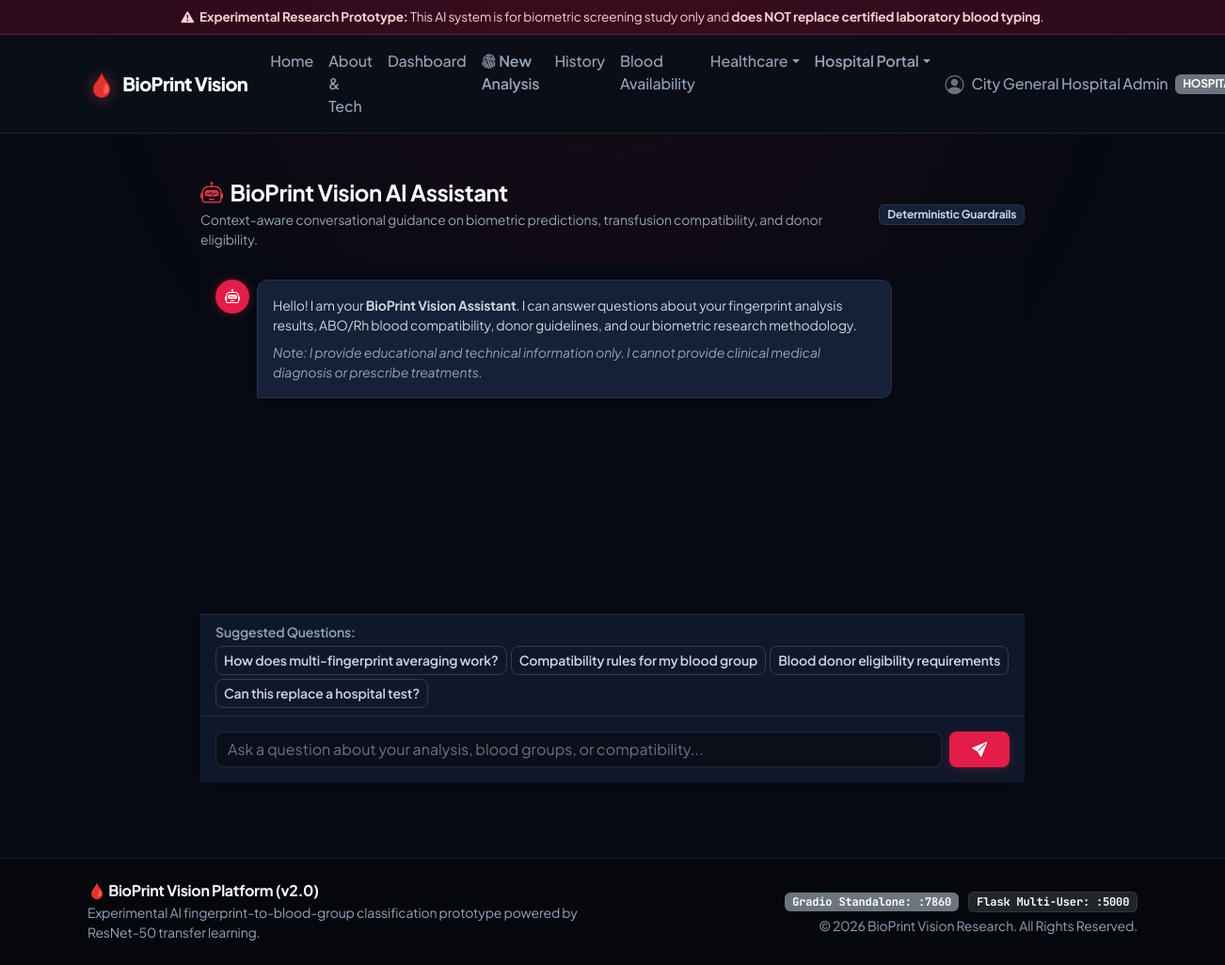
The page /assistant?analysis_id=14 (signed in) on the database as committed earlier.
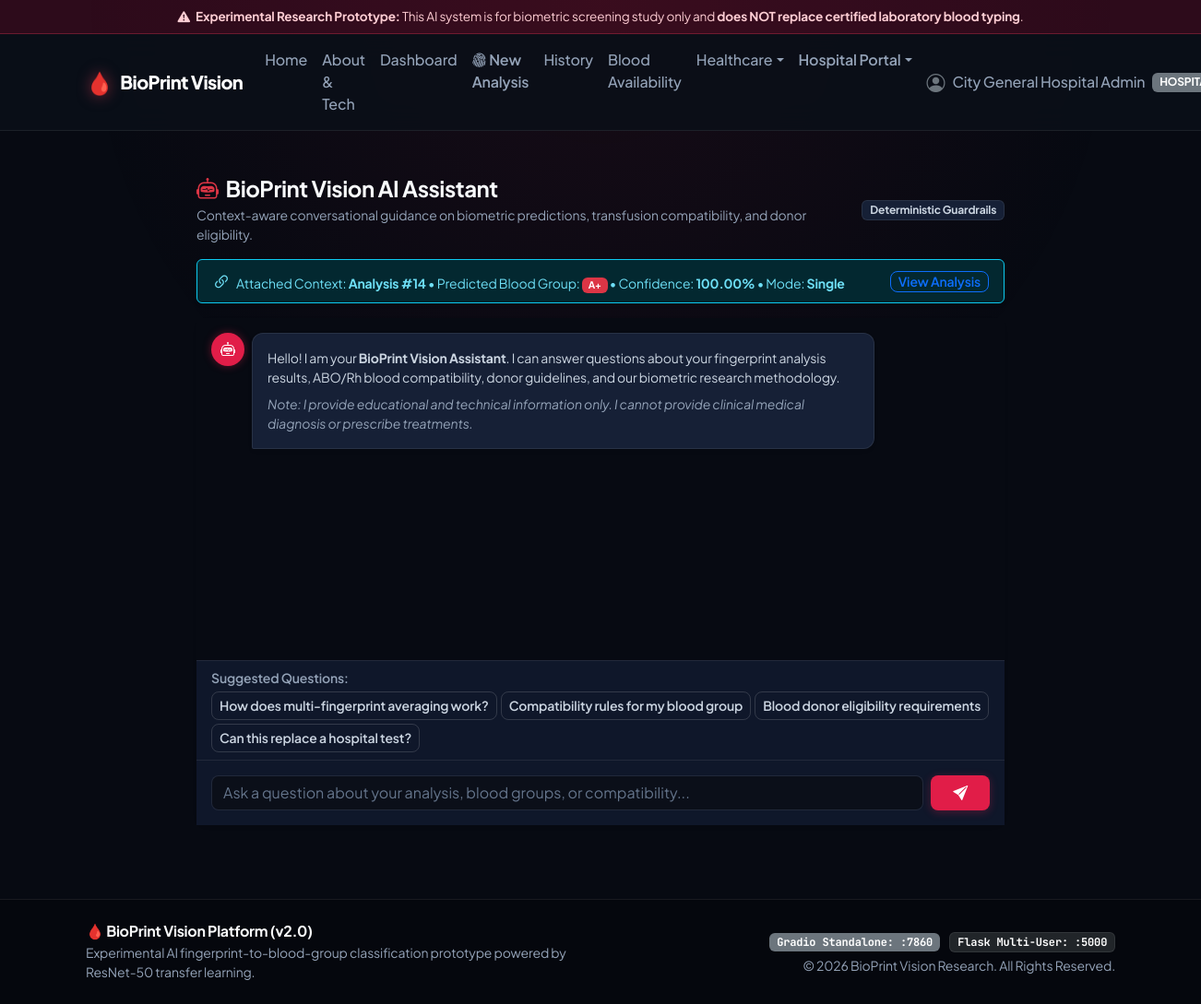
The same page on the database as committed later.
### database/models.py (models this page shows, shortened)
class Analysis(db.Model):
    __tablename__ = "analyses"
    id = db.Column(db.Integer, primary_key=True, autoincrement=True)
    user_id = db.Column(db.Integer, db.ForeignKey("users.id", ondelete="CASCADE"), nullable=False, index=True)
    final_blood_group = db.Column(db.String(10), nullable=False, index=True)
    final_confidence = db.Column(db.Float, nullable=False)
    fingerprints_detected = db.Column(db.Integer, nullable=False, default=1)
    fingerprints_analyzed = db.Column(db.Integer, nullable=False, default=1)
    fingerprints_excluded = db.Column(db.Integer, nullable=False, default=0)
    agreement_percentage = db.Column(db.Float, nullable=False, default=100.0)
    mode = db.Column(db.String(20), nullable=False, default="single")  # single, multiple
    image_path = db.Column(db.String(255), nullable=True)
    annotated_image_path = db.Column(db.String(255), nullable=True)
    notes = db.Column(db.Text, nullable=True)
    created_at = db.Column(db.DateTime, nullable=False, default=datetime.utcnow, index=True)
    fingerprints = db.relationship("FingerprintResult", backref="analysis", lazy=True, cascade="all, delete-orphan")
    reports = db.relationship("Report", backref="analysis", lazy=True, cascade="all, delete-orphan")

### routes/assistant.py (the view)
@assistant_bp.route("/assistant")
@login_required
def chat_view():
    analysis_id = request.args.get("analysis_id", type=int)
    active_analysis = None
    if analysis_id:
        active_analysis = Analysis.query.filter_by(id=analysis_id, user_id=g.user.id).first()
    return render_template("assistant/chat.html", active_analysis=active_analysis)

### routes/auth.py (called while the page is built)
def get_current_user():
    user_id = session.get("user_id")
    if user_id:
        return db.session.get(User, user_id)
    return None

def login_required(f):
    @wraps(f)
    def decorated_function(*args, **kwargs):
        if "user_id" not in session:
            flash("Please sign in to access this page.", "warning")
            return redirect(url_for("auth.login", next=request.path))
        return f(*args, **kwargs)
    return decorated_function

@auth_bp.before_app_request
def load_logged_in_user():
    g.user = get_current_user()

### templates/assistant/chat.html (shortened to what the changed rows need)
{% extends "base.html" %}
{% block content %}
<div class="container py-2" style="max-width: 900px;">
    <div class="d-flex justify-content-between align-items-center mb-3">
        <div>
            <h2 class="h4 fw-bold mb-1">
                <i class="bi bi-robot text-danger me-2"></i>BioPrint Vision AI Assistant
            </h2>
        </div>
    </div>
    {% if active_analysis %}
    <div class="alert alert-info border-info d-flex align-items-center justify-content-between mb-3 py-2 px-3 shadow-sm" role="alert">
        <div class="small">
            <i class="bi bi-link-45deg me-1 fs-5"></i>
            Attached Context: <strong>Analysis #{{ active_analysis.id }}</strong> &bull;
            Predicted Blood Group: <span class="badge bg-danger">{{ active_analysis.final_blood_group }}</span> &bull;
            Confidence: <strong>{{ "%.2f"|format(active_analysis.final_confidence) }}%</strong> &bull;
            Mode: <strong>{{ active_analysis.mode|capitalize }}</strong>
        </div>
        <a href="{{ url_for('analysis.view_analysis', analysis_id=active_analysis.id) }}" class="btn btn-sm btn-outline-primary py-0">View Analysis</a>
    </div>
    {% endif %}
</div>
{% endblock %}

Rows that differ between the two databases and show on the page:
added Analysis: id "14", final_blood_group "A+", final_confidence "100.00", mode "Single"
Other text that changed with them:
text now shown: "Attached Context: Analysis # • Predicted Blood Group: • Confidence: % • Mode: View Analysis"
